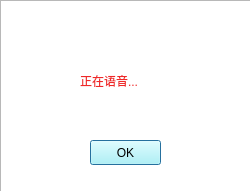
<?xml version="1.0" encoding="UTF-8"?>
<ui version="4.0">
 <class>yuyin</class>
 <widget class="QDialog" name="yuyin">
  <property name="geometry">
   <rect>
    <x>0</x>
    <y>0</y>
    <width>250</width>
    <height>191</height>
   </rect>
  </property>
  <property name="windowTitle">
   <string>Dialog</string>
  </property>
  <widget class="QLabel" name="label">
   <property name="geometry">
    <rect>
     <x>80</x>
     <y>60</y>
     <width>101</width>
     <height>41</height>
    </rect>
   </property>
   <property name="styleSheet">
    <string notr="true">font: 14pt &quot;Ubuntu&quot;;
color: rgb(239, 41, 41);</string>
   </property>
   <property name="text">
    <string>正在语音...</string>
   </property>
  </widget>
  <widget class="QPushButton" name="pushButton">
   <property name="geometry">
    <rect>
     <x>90</x>
     <y>140</y>
     <width>71</width>
     <height>25</height>
    </rect>
   </property>
   <property name="styleSheet">
    <string notr="true">QPushButton:hover{color:rgb(255, 0, 0);
background-color: rgb(170, 255, 0);
}
QPushButton{background-color:rgb(170, 255, 255);
font: 14pt &quot;Ubuntu&quot;;}</string>
   </property>
   <property name="text">
    <string>OK</string>
   </property>
  </widget>
  <widget class="QListWidget" name="listWidget">
   <property name="geometry">
    <rect>
     <x>0</x>
     <y>0</y>
     <width>256</width>
     <height>192</height>
    </rect>
   </property>
   <property name="styleSheet">
    <string notr="true">border-image: url(:/bit3.jpeg);</string>
   </property>
  </widget>
  <zorder>listWidget</zorder>
  <zorder>label</zorder>
  <zorder>pushButton</zorder>
 </widget>
 <resources/>
 <connections>
  <connection>
   <sender>pushButton</sender>
   <signal>clicked()</signal>
   <receiver>yuyin</receiver>
   <slot>close()</slot>
   <hints>
    <hint type="sourcelabel">
     <x>105</x>
     <y>92</y>
    </hint>
    <hint type="destinationlabel">
     <x>90</x>
     <y>67</y>
    </hint>
   </hints>
  </connection>
 </connections>
</ui>
